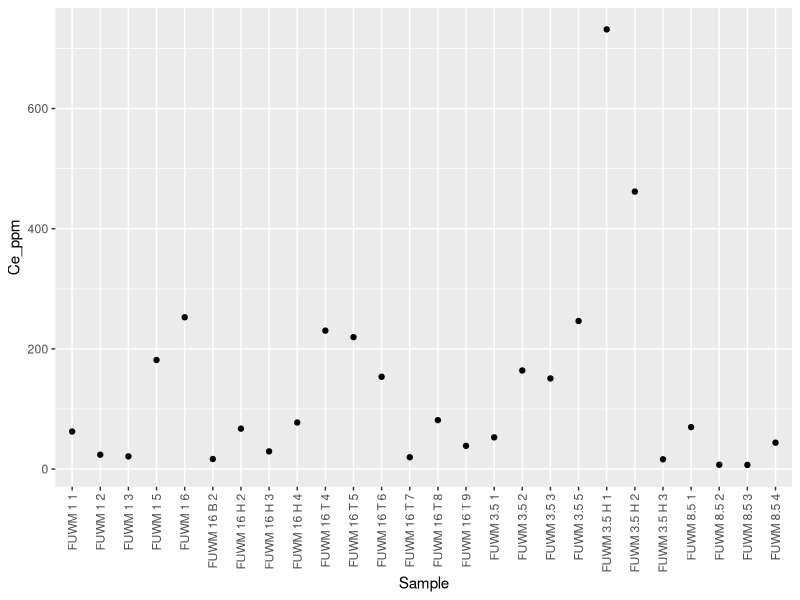
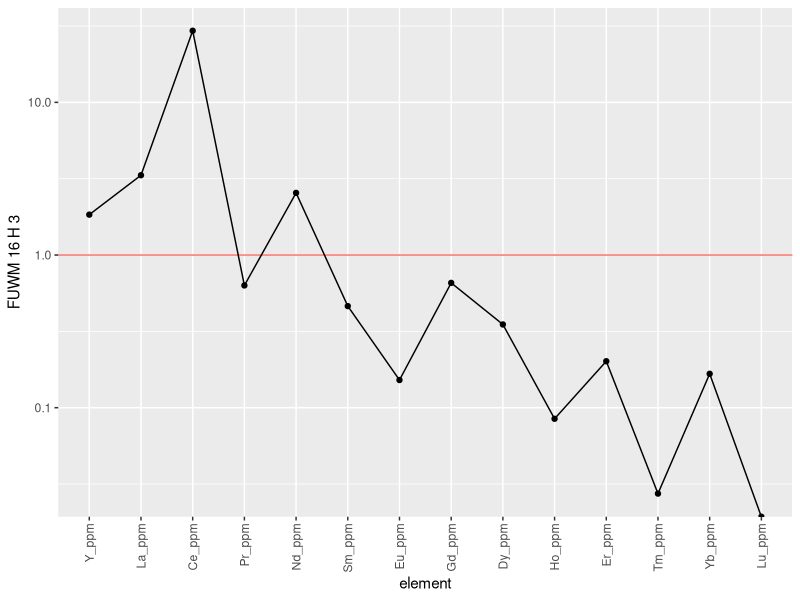
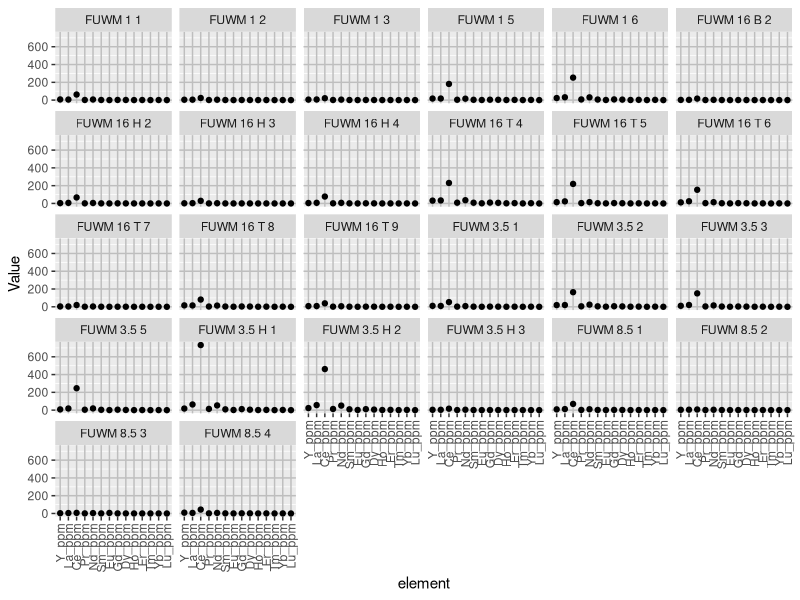
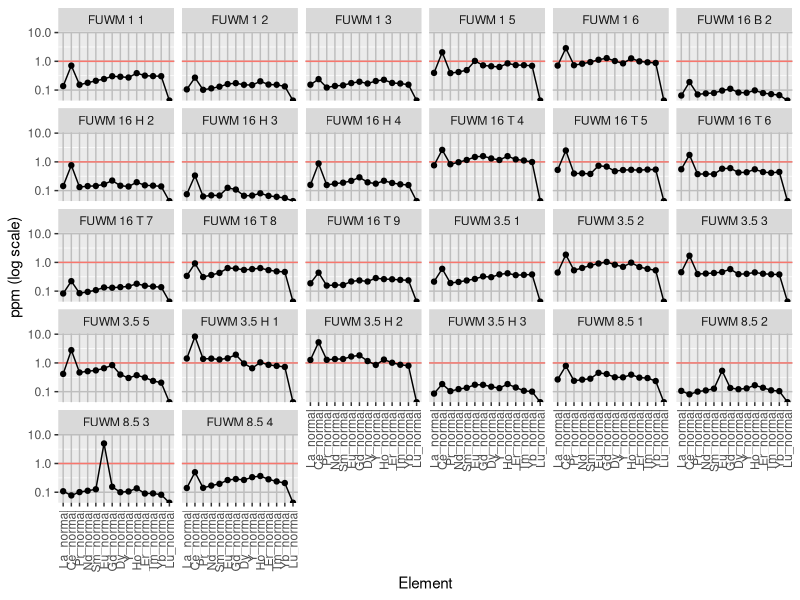
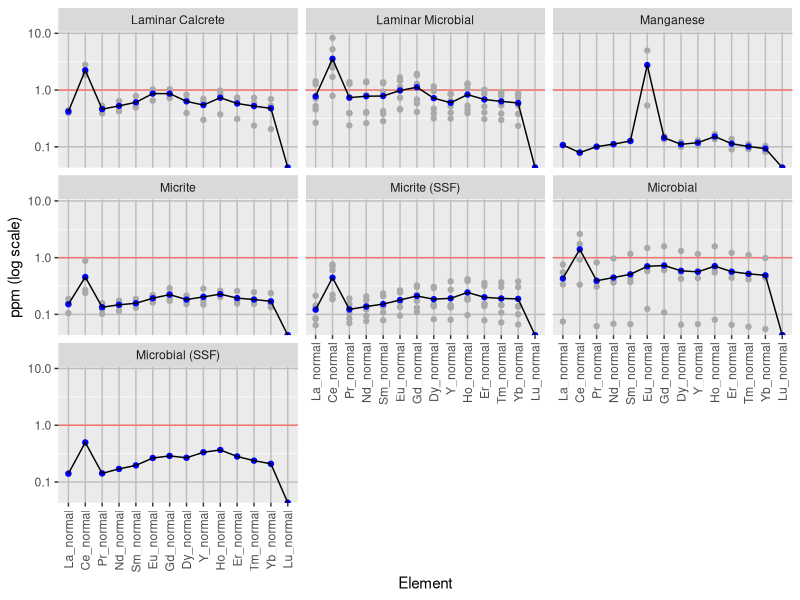
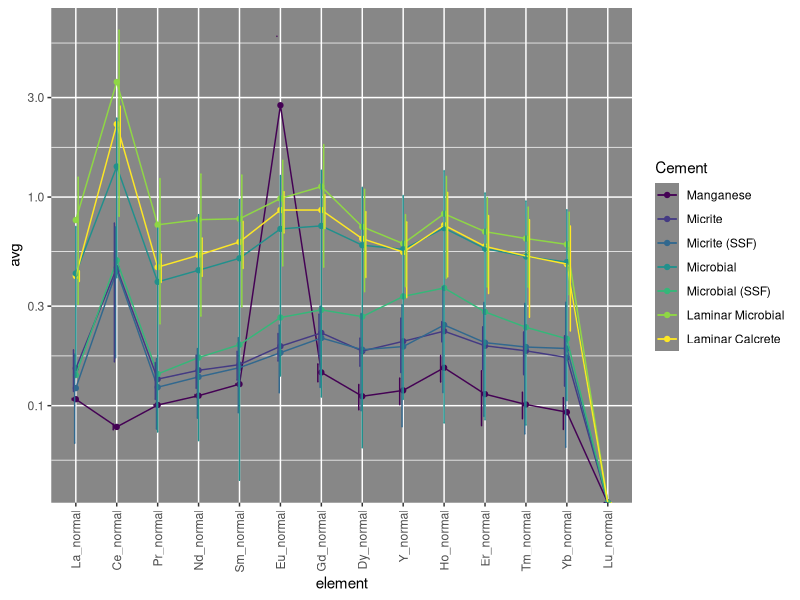

These charts were generated, in order, by the following R code:
## ---- chunk 1
knitr::opts_chunk$set(echo = TRUE)
library(tidyverse)
library("readxl")

all_data <- read_excel("ree_data_r.xlsx", 1)
cement_data <- read_excel("ree_data_r.xlsx", 2)
## ---- chunk 2
ree_data <- all_data %>%
  select("Sample", "Y_ppm", "La_ppm", "Ce_ppm", "Pr_ppm", "Nd_ppm", "Sm_ppm", "Eu_ppm",  "Gd_ppm","Dy_ppm", "Ho_ppm", "Er_ppm", "Tm_ppm", "Yb_ppm", "Lu_ppm") #filter out non REY elements\
ree_data <- data.frame(t(ree_data[-1])) #transpose and remove first row containing sample names
colnames(ree_data) <- all_data$Sample #rename column names with sample names
ree_data <- tibble::rownames_to_column(ree_data, "element") %>%
  mutate(element = fct_inorder(element)) #order elements
## ---- chunk 3
ree_data2 <- ree_data %>%
  pivot_longer(-element, names_to = "Sample", values_to = "Value") #pivot data to have each element value as observation
## ---- chunk 4
attach(all_data)
normalize <- all_data %>%
  select("Sample", "La_ppm", "Ce_ppm", "Pr_ppm", "Nd_ppm", "Sm_ppm", "Eu_ppm",  "Gd_ppm","Dy_ppm", "Y_ppm",  "Ho_ppm", "Er_ppm", "Tm_ppm", "Yb_ppm", "Lu_ppm") %>% #filter out non REY elements
  mutate(Y_normal = Y_ppm/27.31, La_normal = La_ppm/44.56, Ce_normal = Ce_ppm/88.25, Pr_normal = Pr_ppm/10.15, Nd_normal = Nd_ppm/37.32, Sm_normal = Sm_ppm/6.884, Eu_normal = Eu_ppm/1.215, Gd_normal = Gd_ppm/6.043, Dy_normal = Dy_ppm/5.325, Ho_normal = Ho_ppm/1.052, Er_normal = Er_ppm/3.075, Tm_normal = Tm_ppm/0.4510, Yb_normal = Yb_ppm/3.012, Lu_normal = Lu_ppm/0.4386) %>% #normalize values using PAAS data from Pourmand et al. 2012
    select("Sample", "La_normal", "Ce_normal", "Pr_normal", "Nd_normal", "Sm_normal", "Eu_normal",  "Gd_normal","Dy_normal", "Y_normal", "Ho_normal", "Er_normal", "Tm_normal", "Yb_normal", "Lu_normal") %>% #filter out non normalized values
  left_join(cement_data, by = c("Sample" = "Sample")) #attach cement to each observation

normal <- data.frame(t(normalize[2:15]))#transpose and remove first row containing sample names and cement row
colnames(normal) <- all_data$Sample #rename column names with sample names
normal <- tibble::rownames_to_column(normal, "element") %>%
  mutate(element = fct_inorder(element)) %>% #order elements
  pivot_longer(-element, names_to = "Sample", values_to = "Value") %>% #pivot data to have each element value as observation
  left_join(cement_data, by = c("Sample" = "Sample")) #attach cement to each observation
## ---- chunk 5
anomaly <- normalize %>%
  mutate(
    Ce_anomaly = Ce_normal/(Pr_normal^2/Nd_normal),
    Y_Ho_ratio = Y_normal/Ho_normal,
    Eu_anomaly = (2*Eu_normal)/(Sm_normal + Gd_normal),
    BSI = (2*(Sm_normal + Gd_normal + Dy_normal)/3)/((La_normal +Pr_normal + Nd_normal)/3+(Ho_normal + Er_normal +Tm_normal +Yb_normal +Lu_normal)/5)) %>%
  group_by(Cement) %>%
  summarise(
    Ce_mean = mean(Ce_anomaly),
    Ce_sd = sd(Ce_anomaly),
    Ce_max = max(Ce_anomaly),
    Ce_min = min(Ce_anomaly),
    YH_mean = mean(Y_Ho_ratio),
    YH_sd = sd(Y_Ho_ratio),
    YH_max = max(Y_Ho_ratio),
    YH_min = min(Y_Ho_ratio),
    Eu_mean = mean(Eu_anomaly),
    Eu_sd = sd(Eu_anomaly),
    Eu_max = max(Eu_anomaly),
    Eu_min = min(Eu_anomaly),
    BSI_mean = mean(BSI),
    BSI_sd = sd(BSI),
    BSI_max = max(BSI),
    BSI_min = min(BSI)
  )
anomaly
## ---- chunk 6
cement_avg <- normal %>%
  group_by(Cement, element) %>%
  summarise(
    n = n(),
    avg = mean(Value),
    sd = sd(Value)
  )
cement_avg$Cement <- factor(cement_avg$Cement, levels = c("Spar", "Microspar", "Manganese", "Micrite", "Micrite (SSF)", "Micrite (spicule)", "Microbial", "Microbial (SSF)", "Laminar Microbial", "Laminar Microbial (Strom)", "Laminar Microbial (sponge)", "Laminar Calcrete"))
## ---- chunk 7
element_plot <- ggplot(all_data, aes(x = Sample, y = Ce_ppm)) + #change y to element of choice
  geom_point() +
  scale_x_discrete(guide = guide_axis(angle = 90))
element_plot
## ---- chunk 8
ree_plot <- ggplot(ree_data, aes(x = element, y = `FUWM 16 H 3`, group = 1)) + #change y to sample of choice
  geom_hline(aes(yintercept = 1, color = "red"), show.legend = FALSE) +
  geom_line() +
  geom_point() +
  scale_y_log10() +
  scale_x_discrete(guide = guide_axis(angle = 90))
ree_plot
## ---- chunk 9
ree_plot2 <- ggplot(ree_data2, aes(x = element, y = Value)) + #non normalized spider plots all samples
  geom_point() +
  scale_x_discrete(guide = guide_axis(angle = 90)) +
  theme(
    panel.grid.major = element_line(
      color = "gray"
    )
    ) +
  facet_wrap(vars(Sample)) 
ree_plot2
## ---- chunk 10
normal_plot <- ggplot(normal, aes(x = element, y = Value, group = 1)) + #normalized spider plots all samples
  geom_hline(aes(yintercept = 1, color = "red"), show.legend = FALSE) +
  geom_line() +
  geom_point() +
  scale_x_discrete(guide = guide_axis(angle = 90)) +
  scale_y_log10() +
  theme(panel.grid.major = element_line(color = "gray")) +
  ylab("ppm (log scale)") +
  xlab("Element") +
  facet_wrap(vars(Sample)) 
normal_plot
## ---- chunk 11
normal_plot <- ggplot(cement_avg, aes(x = element, y = avg, group = 1)) + #normalized spider plots all cements
  geom_hline(aes(yintercept = 1, color = "red"), show.legend = FALSE) +
  geom_point(data = normal, aes(x = element, y = Value), color = "darkgray") +
  geom_point(colour = "blue") +
  geom_line(aes(group = Cement)) +
  scale_x_discrete(guide = guide_axis(angle = 90)) +
  scale_y_log10() +
  theme(panel.grid.major = element_line(color = "gray")) +
  ylab("ppm (log scale)") +
  xlab("Element") +
  facet_wrap(vars(Cement)) 
normal_plot
## ---- chunk 12
cement_aio <- ggplot(cement_avg, aes(x = element, y = avg, color = Cement)) + #attempt at making a single spider plot with all samples
  geom_point() +
  geom_line(aes(group = Cement)) +
  geom_errorbar(aes(ymin = avg - sd, ymax = avg + sd, width = .2), position = "dodge") +
  scale_x_discrete(guide = guide_axis(angle = 90)) +
  scale_y_log10() +
  scale_color_viridis_d() +
  theme(
    panel.grid.major = element_line(color = "white",),
    panel.background = element_rect(fill = "#878787"),
    legend.key = element_rect(fill = "#878787")
    )
cement_aio
